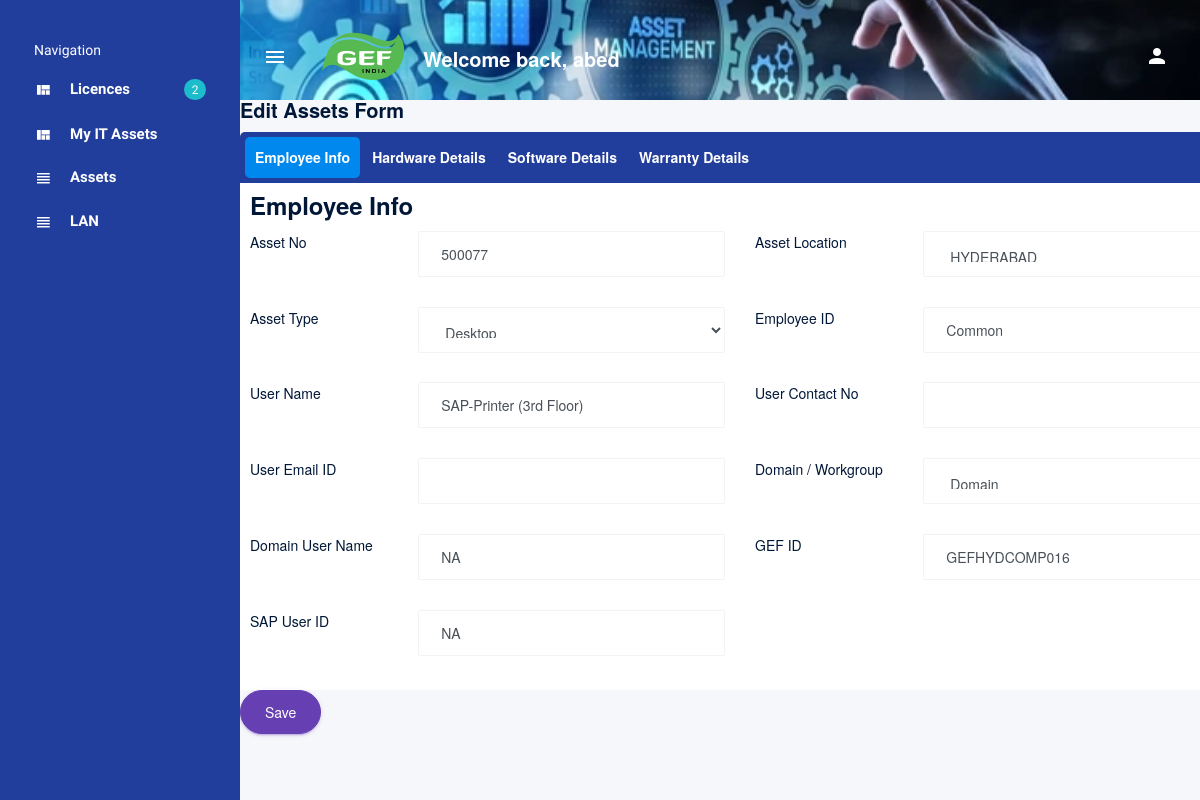
Page /assets_edit/5617 (signed in) on the committed database.
### assetapp/models.py (models this page shows, shortened)
class AssetModel(models.Model):
    user_name = models.CharField(max_length=100, default='')
    user_contact = models.CharField(max_length=100, default='')
    user_email = models.EmailField(max_length=100,default='')
    location = models.CharField(max_length=100)
    sub_location = models.CharField(max_length=100,default='')
    asset_no = models.CharField(max_length=100, default='')
    serial_no = models.CharField(max_length=100, default='')
    emp_id = models.CharField(max_length=100, default='')
    usage_type = models.CharField(max_length=100, default='')
    machine_type = models.CharField(max_length=100, default='')
    gef_id_number = models.CharField(max_length=100, default='')
    domain_workgroup = models.CharField(max_length=100, default='')
    Domain_User_Name = models.CharField(max_length=100, default='')
    machine_make = models.CharField(max_length=100, default='')
    machine_age = models.CharField(max_length=100, default='')
    machine_model_no = models.CharField(max_length=100, default='')
    machine_serial_no = models.CharField(max_length=100, default='')
    hdd = models.CharField(max_length=100, default='')
    hdd_type = models.CharField(max_length=100, default='')
    hdd_make = models.CharField(max_length=100, default='')
    hdd_model = models.CharField(max_length=100, default='')
    hdd_serial_no = models.CharField(max_length=100, default='')
    ram = models.CharField(max_length=100, default='')
    processor = models.CharField(max_length=100, default='')
    processor_purchase_date = models.DateField(null=True,blank=True)
    date_type = models.CharField(max_length=100, default='')
    amc_start_date = models.DateField(null=True,blank=True)
    amc_end_date = models.DateField(null=True,blank=True)
    user_acceptance_date = models.DateField(null=True,blank=True)
    user_handed_over_date = models.DateField(null=True,blank=True)
    Operating_System_Version = models.CharField(max_length=100, default='')
    OS = models.CharField(max_length=100, default='')
    OS_type = models.CharField(max_length=100, default='')
    OEM_Volume = models.CharField(max_length=100, default='')
    ms_office = models.BooleanField(default='')
    ms_office_version = models.CharField(max_length=100, default='')
    ms_365 = models.CharField(max_length=100, default='')
    ms_visio = models.CharField(max_length=100, default='')
    ms_access = models.CharField(max_length=100, default='')
    Antivirus = models.BooleanField(default='')
    AutoCAD = models.BooleanField(default='')
    AutoCAD_version = models.CharField(max_length=100, default='')
    Coral_Draw = models.BooleanField(default='')
    Pdf_Writer = models.BooleanField(default='')
    Winzip = models.BooleanField(default='')
    Installed_Softwares = models.CharField(max_length=1000, default='')
    Adobe_acrobate = models.BooleanField(default='')
    Visio = models.BooleanField(default='')
    Access = models.BooleanField(default='')
    SAP = models.BooleanField(default='')
    SAP_User_ID =models.CharField(max_length=100, default='')
    Status = models.CharField(max_length=100, default='')
    Remarks = models.CharField(max_length=100, default='')

### assetapp/views.py (the view, shortened to what this page needs)
# urls.py: path('assets_edit/<int:id>',views.edit,name='edit'),
@login_required
def edit(request,id):
    obj = get_object_or_404(AssetModel, pk=id)
    context = {}
    form = AssetForm(instance=obj)
    context['form'] = form
    return render(request,"assets_edit.html",context)

### templates/assets_edit.html (shortened to what this page needs)
{% extends 'base.html' %}
{% block content %}
{% if user.is_authenticated %}
<div class="main-panel">
        <div class="content-wrapper">
                  <h4 class="card-title">Edit Assets Form</h4>
                 <form class="form-sample" name ="myForm" method="post" onclick="datetostring()">
                      <div class="tabs">
                  <ul id="tabs-nav">
                    <li id="tab1" class="active"><a href="#tab11" onclick="TABS()">Employee Info</a></li>
                    <li id="tab2" class=""><a href="#tab22" onclick="TABS()">Hardware Details</a></li>
                    <li id="tab3" class=""><a href="#tab33" onclick="TABS()">Software Details</a></li>
                      <li id="tab4" class=""><a href="#tab44" onclick="TABS()">Warranty Details</a></li>
                  </ul>
                  <div id="tabs-content">
                      <div id="tab11" class="tab-content tab-pane" style="display: none;" role="tabpanel">
                        <h3>Employee Info</h3>
                                <div class="row">
                                     <div class="col-md-6">
                                        <div class="form-group row">
                                          <label class="col-sm-4 col-form-label">Asset No</label>
                                          <div class="col-sm-8">
                                            {{ form.asset_no}}
                                          </div>
                                        </div>
                                     </div>
                                        <div class="col-md-6">
                                            <div class="form-group row" name="location" id="location">
                                              <label class="col-sm-4 col-form-label">Asset Location</label>
                                              <div class="col-sm-8">
                                                {{ form.location}}
                                              </div>
                                            </div>
                                        </div>
                                      <div class="col-md-6">
                                        <div class="form-group row">
                                          <label class="col-sm-4 col-form-label">Asset Type</label>
                                          <div class="col-sm-8">
                                            {{ form.machine_type}}
                                          </div>
                                        </div>
                                       </div>
                                      <div class="col-md-6">
                                        <div class="form-group row">
                                          <label class="col-sm-4 col-form-label">Employee ID</label>
                                          <div class="col-sm-8">
                                            {{ form.emp_id}}
                                          </div>
                                        </div>
                                       </div>
                                     <div class="col-md-6">
                                        <div class="form-group row">
                                          <label class="col-sm-4 col-form-label">User Name</label>
                                          <div class="col-sm-8">
                                            {{ form.user_name}}
                                          </div>
                                        </div>
                                       </div>
                                        <div class="col-md-6">
                                        <div class="form-group row">
                                          <label class="col-sm-4 col-form-label">User Contact No</label>
                                          <div class="col-sm-8">
                                            {{ form.user_contact}}
                                          </div>
                                        </div>
                                       </div>
                                      <div class="col-md-6">
                                        <div class="form-group row">
                                          <label class="col-sm-4 col-form-label">User Email ID</label>
                                          <div class="col-sm-8">
                                            {{ form.user_email}}
                                          </div>
                                        </div>
                                       </div>
                                    <div class="col-md-6">
                                        <div class="form-group row">
                                          <label class="col-sm-4 col-form-label">Domain / Workgroup</label>
                                          <div class="col-sm-8">
                                            {{ form.domain_workgroup}}
                                          </div>
                                        </div>
                                       </div>
                                    <div class="col-md-6">
                                        <div class="form-group row">
                                          <label class="col-sm-4 col-form-label">Domain User Name</label>
                                          <div class="col-sm-8">
                                            {{ form.Domain_User_Name}}
                                          </div>
                                        </div>
                                       </div>
                                    <div class="col-md-6">
                                        <div class="form-group row">
                                          <label class="col-sm-4 col-form-label">GEF ID</label>
                                          <div class="col-sm-8">
                                            {{ form.gef_id_number}}
                                          </div>
                                        </div>
                                       </div>
                                      <div class="col-md-6">
                                        <div class="form-group row">
                                          <label class="col-sm-4 col-form-label">SAP User ID</label>
                                          <div class="col-sm-8">
                                           {{ form.SAP_User_ID}}
                                          </div>
                                        </div>
                                       </div>
                                </div>
                      </div>
                  </div>
                </div>
                            <input class="btn btn-primary btn-rounded btn-fw" id="submit" type = "submit" onclick="GEEKFORGEEKS()" value="Save">
                  </form>
                </div>
              </div>
{% endif %}
{% endblock %}

### templates/base.html (shortened to what this page needs)
{% load static %}
<!DOCTYPE html>
<html lang="en">
<head>
  <link rel="stylesheet" href="{% static 'vendors/mdi/css/materialdesignicons.min.css' %}">
  <link rel="stylesheet" href="{% static 'vendors/css/vendor.bundle.base.css' %}">
  <link rel="stylesheet" href="{% static 'css/style.css' %}">
  <link rel="stylesheet" href="{% static 'css/jquery.dataTables.min.css' %}">
</head>
<body>
  <div class="container-scroller d-flex">
    <nav class="sidebar sidebar-offcanvas" id="sidebar">
      <ul class="nav">
        <li class="nav-item sidebar-category">
          <p>Navigation</p>
        </li>
        <li class="nav-item">
          <a class="nav-link" href="/">
            <i class="mdi mdi-view-quilt menu-icon"></i>
            <span class="menu-title">Licences</span>
            <div class="badge badge-info badge-pill">2</div>
          </a>
        </li>
            <li class="nav-item">
              <a class="nav-link" href="/it">
                <i class="mdi mdi-view-quilt menu-icon"></i>
                <span class="menu-title">My IT Assets</span>
              </a>
            </li>
        <li class="nav-item {{assets}}">
          <a class="nav-link" href="#" onclick="document.getElementById('form1').submit();">
            <i class="mdi mdi-view-headline menu-icon"></i>
            <span class="menu-title">Assets</span>
          </a>
        </li>
        <li class="nav-item">
          <a class="nav-link" href="/list">
            <i class="mdi mdi-view-headline menu-icon"></i>
            <span class="menu-title">LAN</span>
          </a>
        </li>
      </ul>
    </nav>
    <div class="container-fluid page-body-wrapper">
      <nav class="navbar col-lg-12 col-12 px-0 py-0 py-lg-4 d-flex flex-row">
        <div class="navbar-menu-wrapper d-flex align-items-center justify-content-end">
          <button class="navbar-toggler navbar-toggler align-self-center" type="button" data-toggle="minimize">
            <span class="mdi mdi-menu"></span>
          </button>
          <div class="navbar-brand-wrapper">
            <a class="navbar-brand brand-logo" href="index.html"><img src="{% static 'images/logo.png' %}" alt="logo"/></a>
          </div>
          <h4 class="font-weight-bold mb-0 d-none d-md-block mt-1">Welcome back, {{user}}</h4>
          <ul class="navbar-nav navbar-nav-right">
            <li class="nav-item dropdown mr-2">
              <a class="nav-link count-indicator dropdown-toggle d-flex align-items-center justify-content-center" id="notificationDropdown" href="#" data-toggle="dropdown">
                <i class="mdi mdi-account"></i>
              </a>
            </li>
          </ul>
        </div>
       </nav>
      <div class="main-panel">
        <div class="content-wrapper">
          {% block content %}{% endblock %}
        </div>
      </div>
    </div>
  </div>
</body>
</html>

### templates/base.html (style rules this page uses)
.content-wrapper { padding:0px!important }

### templates/assets_edit.html (style rules this page uses)
.tabs { width: 1000px; display: block; background-color: #223e9c; border-radius: 5px 5px 5px 5px; }
ul#tabs-nav { list-style: none; margin: 0; padding: 5px; overflow: auto; }
ul#tabs-nav li { float: left; font-weight: bold; margin-right: 2px; padding: 8px 10px; border-radius: 5px 5px 5px 5px; cursor: pointer; }
ul#tabs-nav li:hover, ul#tabs-nav li.active { background-color: #08E; }
#tabs-nav li a { text-decoration: none; color: #FFF; }
.tab-content { padding: 10px; background-color: #FFF; }
html { margin: 0; padding: 0; }
body { font-family: "HelveticaNeue-Light", "Helvetica Neue Light", "Helvetica Neue", Helvetica, Arial, "Lucida Grande", sans-serif; font-weight: 300; }

### rows in the picture
AssetModel: asset_no "500077", location "HYDERABAD", machine_type "Desktop", emp_id "Common", user_name "SAP-Printer (3rd Floor)", domain_workgroup "Domain", Domain_User_Name "NA", gef_id_number "GEFHYDCOMP016", SAP_User_ID "NA"

### other values in the picture
{{ user }} "abed"
